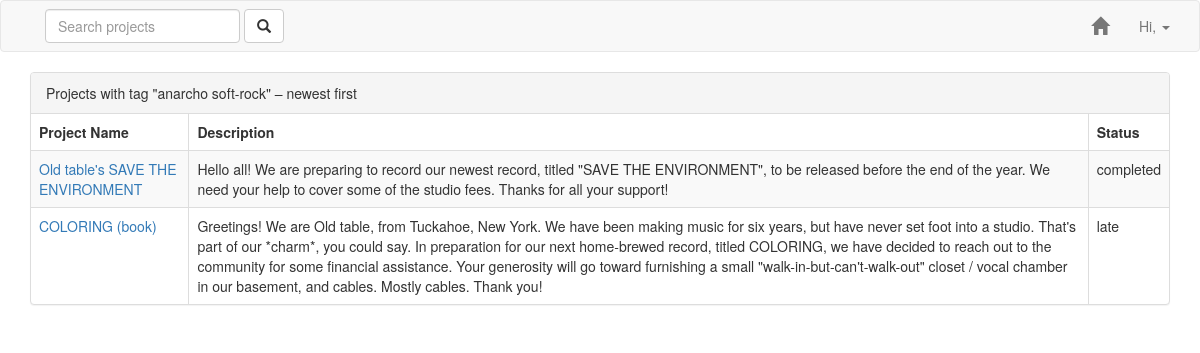
/projectlist.php?tag=anarcho soft-rock, run on the app's committed database.
### tables this page shows
CREATE TABLE `Project` (
  `pid` INT NOT NULL AUTO_INCREMENT,
  `uid` VARCHAR(40) NOT NULL,
  `posttime` DATETIME NOT NULL DEFAULT CURRENT_TIMESTAMP,
  `pname` VARCHAR(100) NOT NULL,
  `description` TEXT,
  `minfunds` DECIMAL(9,2) NOT NULL,
  `maxfunds` DECIMAL(9,2) NOT NULL,
  `currentfunds` DECIMAL(9,2) NOT NULL DEFAULT 0.00,
  `enddate` DATE NOT NULL,
  `completiondate` DATE NOT NULL,
  `status` ENUM('fundraising', 'unsuccessful', 'working', 'completed', 'incomplete', 'late') NOT NULL DEFAULT 'fundraising',
  `completeddate` DATE DEFAULT NULL,
  PRIMARY KEY (`pid`)
);

### projectlist.php (the view, shortened to what this page needs)
<?php
require_once('connect.php');
if (isset($_POST["keyword"])) {
    $key = $_POST["keyword"];
    $get_projects = "SELECT DISTINCT pid, pname, description, status FROM Project NATURAL JOIN ProjectTag WHERE tag LIKE '%$key%' OR pname LIKE '%$key%' OR description LIKE '%$key%' ORDER BY posttime DESC";
} elseif (isset($_GET["tag"])) {
    $tag = $_GET["tag"];
    $get_projects = "SELECT DISTINCT pid, pname, description, status FROM Project NATURAL JOIN ProjectTag WHERE tag='$tag' ORDER BY posttime DESC";
}
$projects = mysqli_query($conn, $get_projects);
?>
<!DOCTYPE html>
<html>
<head>
  <link rel="stylesheet" type="text/css" href="css/bootstrap.min.css">
</head>
<body>
  <?php include_once('navbar.php') ?>
  <div class="container">
    <div class="panel panel-default">
      <div class="panel-heading">
        <?php if (isset($key)) {
            echo "Search results for \"$key\"";
        } elseif (isset($tag)) {
            echo "Projects with tag \"$tag\"";
        } echo " – newest first";
        ?>
      </div>
      <?php if (mysqli_num_rows($projects) > 0) { ?>
        <table class="table table-striped table-bordered">
          <thead>
            <th>Project Name</th>
            <th>Description</th>
            <th>Status</th>
          </thead>
          <?php
              while ($row = mysqli_fetch_assoc($projects)) {
                  $pid = $row['pid'];
          ?>
          <tr>
            <td>
              <a href="project.php?pid=<?php echo $pid?>">
                <?php echo $row['pname'] ?>
              </a>
            </td>
            <td><?php echo $row['description'] ?></td>
            <td><?php echo $row['status'] ?></td>
          </tr>
          <?php } ?>
        </table>
      <?php } else { ?>
        <div class="panel-body">
          No projects found.
        </div>
      <?php } ?>
    </div>
  </div>
</body>
</html>

### navbar.php (shortened to what this page needs)
<nav class="navbar navbar-default">
  <div class="container">
    <form class="navbar-form navbar-left" action="projectlist.php" method="POST">
      <div class="form-group">
        <input type="text" class="form-control" name="keyword" placeholder="Search projects">
      </div>
      <button type="submit" class="btn btn-default"><span class="glyphicon glyphicon-search"></span></button>
    </form>
    <ul class="nav navbar-nav navbar-right">
      <li><a class="navbar-brand" href="home.php"><span class="glyphicon glyphicon-home"></span></a></li>
      <li class="dropdown">
        <a href="" class="dropdown-toggle" data-toggle="dropdown">Hi, <?php echo $_SESSION['userid']; ?> <span class="caret"></span></a>
      </li>
    </ul>
  </div>
</nav>

### data on the page
project: pname "Old table's SAVE THE ENVIRONMENT", description "Hello all! We are preparing to record our newest record, titled \"SAVE THE ENVIRONMENT\", to be released before the end of the year. We need your help to cover some of the studio fees. Thanks for all your support!", status "completed"
project: pname "COLORING (book)", description "Greetings! We are Old table, from Tuckahoe, New York. We have been making music for six years, but have never set foot into a studio. That's part of our *charm*, you could say. In preparation for our next home-brewed record, titled COLORING, we have decided to reach out to the community for some financial assistance. Your generosity will go toward furnishing a small \"walk-in-but-can't-walk-out\" closet / vocal chamber in our basement, and cables. Mostly cables. Thank you!", status "late"

### other printed values
$tag "anarcho soft-rock"
